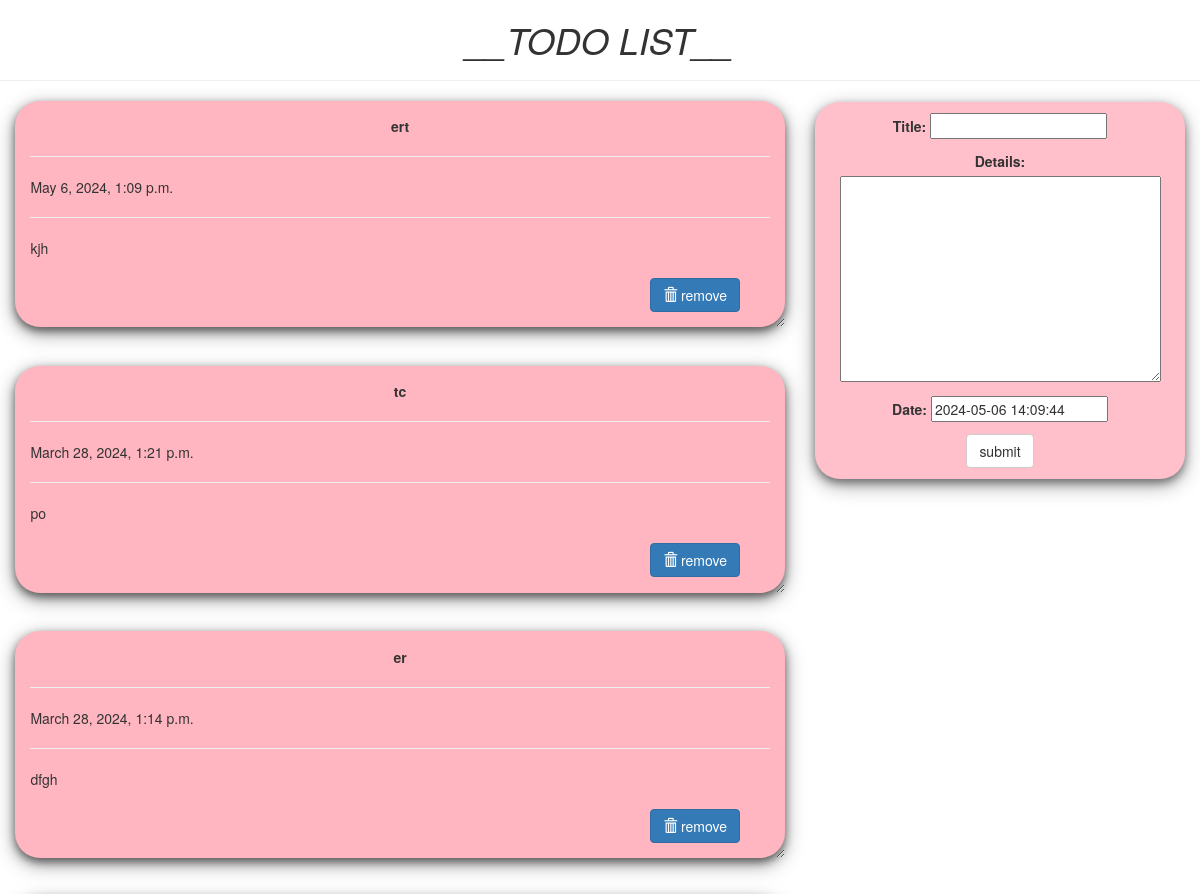
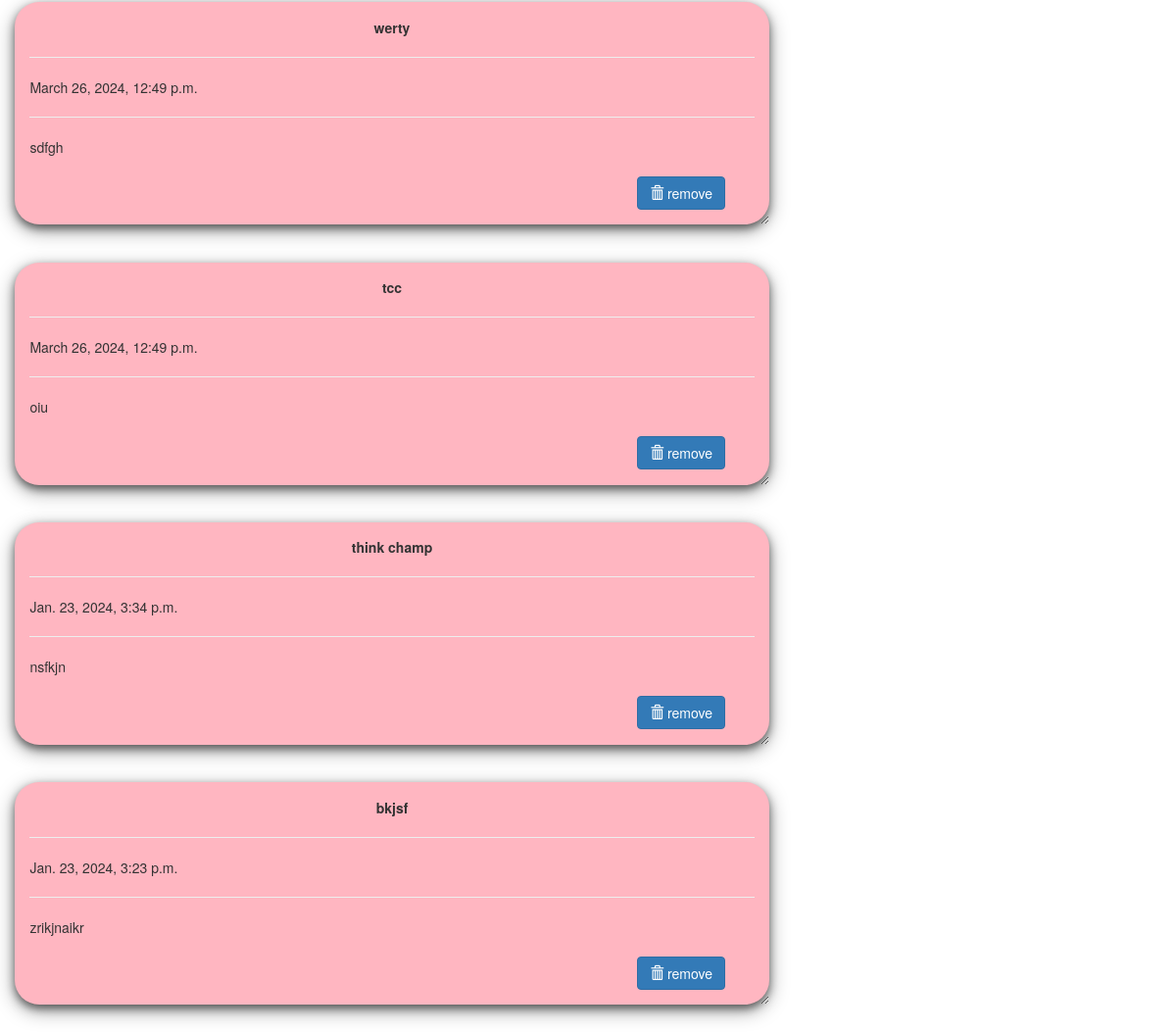
The page / on the database its author committed (2 pictures, top to bottom).
### todo/models.py (models this page shows, shortened)
class Todo(models.Model):
    title = models.CharField(max_length=100)
    details = models.TextField()
    date = models.DateTimeField(default=timezone.now)

### todo/views.py (the view)
# urls.py: 2. Add a URL to urlpatterns:  path('', views.home, name='home')
def home(request):
    item_list = Todo.objects.order_by("-date")
    if request.method == "POST":
        form = TodoForm(request.POST)
        if form.is_valid():
            form.save()
        return redirect('todo')
    form = TodoForm()
    page = {
		"form": form,
		"list": item_list,
		"title": "TODO LIST",
	}
    return render(request,'index.html',page)

### todo/forms.py
class TodoForm(forms.ModelForm):
    class Meta:
        model = Todo
        fields = "__all__"

### templates/index.html (shortened to what this page needs)
<!DOCTYPE html>
<html lang="en" dir="ltr">
<head>
<link rel="stylesheet" href="https://maxcdn.bootstrapcdn.com/bootstrap/3.3.7/css/bootstrap.min.css">
</head>
<body class="container-fluid">
<center class="row">
	<h1><i>__TODO LIST__</i></h1>
	<hr />
</center>
<div class="row">
	<div class="col-md-8">
	{% for i in list %}
	<div class="card">
		<center><b>{{i.title}}</b></center>
		<hr/>
		{{i.date}}
		<hr/>
		{{i.details}}
		<br />
		<br />
		<form action="/del/{{i.id}}" method="POST" style=" padding-right: 4%; padding-bottom: 3%;">
		<button value="remove" type="submit" class="btn btn-primary" style="float: right;"><span class="glyphicon glyphicon-trash"></span>  remove</button>
		</form>
	</div>
	{% endfor%}
	</div>
	<div class="col-md-1"> </div>
	<div class="col-md-4" >
	<div class="submit_form">
	<form method="POST">
		{{form.as_p}}
		<center>
		<input type="submit" class="btn btn-default" value="submit" />
	</center>
	</form>
	</div>
</div>
</div>
</body>
</html>

### templates/index.html (style rules this page uses)
.card { box-shadow: 0 4px 8px 0 rgba(0,0,0,0.5), 0 6px 20px 0 rgba(0,0,0,0.39); background: lightpink; margin-bottom : 5%; border-radius: 25px; padding : 2%; overflow: auto; resize: both; text-overflow: ellipsis; }
.submit_form { text-align: center; padding: 3%; background: pink; border-radius: 25px; box-shadow: 0 4px 8px 0 rgba(0,0,0,0.4), 0 6px 20px 0 rgba(0,0,0,0.36); }

### rows shown on the page
Todo: title "ert", date "May 6, 2024, 1:09 p.m.", details "kjh"
Todo: title "tc", date "March 28, 2024, 1:21 p.m.", details "po"
Todo: title "er", date "March 28, 2024, 1:14 p.m.", details "dfgh"
Todo: title "werty", date "March 26, 2024, 12:49 p.m.", details "sdfgh"
Todo: title "tcc", date "March 26, 2024, 12:49 p.m.", details "oiu"
Todo: title "think champ", date "Jan. 23, 2024, 3:34 p.m.", details "nsfkjn"
Todo: title "bkjsf", date "Jan. 23, 2024, 3:23 p.m.", details "zrikjnaikr"
